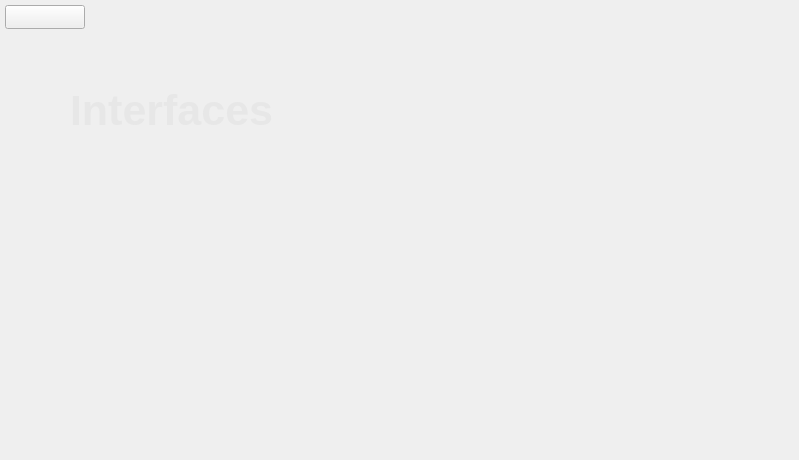
    <widget class="QWidget" name="Interfaces">
     <widget class="QPushButton" name="Interfaces_Home_Btn">
      <property name="geometry">
       <rect>
        <x>5</x>
        <y>5</y>
        <width>80</width>
        <height>24</height>
       </rect>
      </property>
      <property name="text">
       <string/>
      </property>
     </widget>
     <widget class="QLabel" name="Interfaces_Lbl">
      <property name="geometry">
       <rect>
        <x>70</x>
        <y>80</y>
        <width>261</width>
        <height>61</height>
       </rect>
      </property>
      <property name="palette">
       <palette>
        <active>
         <colorrole role="WindowText">
          <brush brushstyle="SolidPattern">
           <color alpha="255">
            <red>255</red>
            <green>255</green>
            <blue>255</blue>
           </color>
          </brush>
         </colorrole>
         <colorrole role="Button">
          <brush brushstyle="SolidPattern">
           <color alpha="255">
            <red>255</red>
            <green>255</green>
            <blue>255</blue>
           </color>
          </brush>
         </colorrole>
         <colorrole role="Midlight">
          <brush brushstyle="SolidPattern">
           <color alpha="255">
            <red>255</red>
            <green>255</green>
            <blue>255</blue>
           </color>
          </brush>
         </colorrole>
         <colorrole role="Dark">
          <brush brushstyle="SolidPattern">
           <color alpha="255">
            <red>127</red>
            <green>127</green>
            <blue>127</blue>
           </color>
          </brush>
         </colorrole>
         <colorrole role="Mid">
          <brush brushstyle="SolidPattern">
           <color alpha="255">
            <red>170</red>
            <green>170</green>
            <blue>170</blue>
           </color>
          </brush>
         </colorrole>
         <colorrole role="Text">
          <brush brushstyle="SolidPattern">
           <color alpha="255">
            <red>0</red>
            <green>0</green>
            <blue>0</blue>
           </color>
          </brush>
         </colorrole>
         <colorrole role="BrightText">
          <brush brushstyle="SolidPattern">
           <color alpha="255">
            <red>255</red>
            <green>255</green>
            <blue>255</blue>
           </color>
          </brush>
         </colorrole>
         <colorrole role="ButtonText">
          <brush brushstyle="SolidPattern">
           <color alpha="255">
            <red>0</red>
            <green>0</green>
            <blue>0</blue>
           </color>
          </brush>
         </colorrole>
         <colorrole role="Base">
          <brush brushstyle="SolidPattern">
           <color alpha="255">
            <red>255</red>
            <green>255</green>
            <blue>255</blue>
           </color>
          </brush>
         </colorrole>
         <colorrole role="Window">
          <brush brushstyle="SolidPattern">
           <color alpha="255">
            <red>255</red>
            <green>255</green>
            <blue>255</blue>
           </color>
          </brush>
         </colorrole>
         <colorrole role="Shadow">
          <brush brushstyle="SolidPattern">
           <color alpha="255">
            <red>0</red>
            <green>0</green>
            <blue>0</blue>
           </color>
          </brush>
         </colorrole>
         <colorrole role="AlternateBase">
          <brush brushstyle="SolidPattern">
           <color alpha="255">
            <red>255</red>
            <green>255</green>
            <blue>255</blue>
           </color>
          </brush>
         </colorrole>
         <colorrole role="ToolTipBase">
          <brush brushstyle="SolidPattern">
           <color alpha="255">
            <red>255</red>
            <green>255</green>
            <blue>220</blue>
           </color>
          </brush>
         </colorrole>
         <colorrole role="ToolTipText">
          <brush brushstyle="SolidPattern">
           <color alpha="255">
            <red>0</red>
            <green>0</green>
            <blue>0</blue>
           </color>
          </brush>
         </colorrole>
         <colorrole role="PlaceholderText">
          <brush brushstyle="NoBrush">
           <color alpha="128">
            <red>0</red>
            <green>0</green>
            <blue>0</blue>
           </color>
          </brush>
         </colorrole>
        </active>
        <inactive>
         <colorrole role="WindowText">
          <brush brushstyle="SolidPattern">
           <color alpha="255">
            <red>231</red>
            <green>231</green>
            <blue>231</blue>
           </color>
          </brush>
         </colorrole>
         <colorrole role="Button">
          <brush brushstyle="SolidPattern">
           <color alpha="255">
            <red>35</red>
            <green>35</green>
            <blue>35</blue>
           </color>
          </brush>
         </colorrole>
         <colorrole role="Midlight">
          <brush brushstyle="SolidPattern">
           <color alpha="255">
            <red>227</red>
            <green>227</green>
            <blue>227</blue>
           </color>
          </brush>
         </colorrole>
         <colorrole role="Dark">
          <brush brushstyle="SolidPattern">
           <color alpha="255">
            <red>35</red>
            <green>35</green>
            <blue>35</blue>
           </color>
          </brush>
         </colorrole>
         <colorrole role="Mid">
          <brush brushstyle="SolidPattern">
           <color alpha="255">
            <red>160</red>
            <green>160</green>
            <blue>160</blue>
           </color>
          </brush>
         </colorrole>
         <colorrole role="Text">
          <brush brushstyle="SolidPattern">
           <color alpha="255">
            <red>231</red>
            <green>231</green>
            <blue>231</blue>
           </color>
          </brush>
         </colorrole>
         <colorrole role="BrightText">
          <brush brushstyle="SolidPattern">
           <color alpha="255">
            <red>255</red>
            <green>0</green>
            <blue>0</blue>
           </color>
          </brush>
         </colorrole>
         <colorrole role="ButtonText">
          <brush brushstyle="SolidPattern">
           <color alpha="255">
            <red>231</red>
            <green>231</green>
            <blue>231</blue>
           </color>
          </brush>
         </colorrole>
         <colorrole role="Base">
          <brush brushstyle="SolidPattern">
           <color alpha="255">
            <red>51</red>
            <green>51</green>
            <blue>51</blue>
           </color>
          </brush>
         </colorrole>
         <colorrole role="Window">
          <brush brushstyle="SolidPattern">
           <color alpha="255">
            <red>51</red>
            <green>51</green>
            <blue>51</blue>
           </color>
          </brush>
         </colorrole>
         <colorrole role="Shadow">
          <brush brushstyle="SolidPattern">
           <color alpha="255">
            <red>105</red>
            <green>105</green>
            <blue>105</blue>
           </color>
          </brush>
         </colorrole>
         <colorrole role="AlternateBase">
          <brush brushstyle="SolidPattern">
           <color alpha="255">
            <red>81</red>
            <green>81</green>
            <blue>81</blue>
           </color>
          </brush>
         </colorrole>
         <colorrole role="ToolTipBase">
          <brush brushstyle="SolidPattern">
           <color alpha="102">
            <red>0</red>
            <green>0</green>
            <blue>0</blue>
           </color>
          </brush>
         </colorrole>
         <colorrole role="ToolTipText">
          <brush brushstyle="SolidPattern">
           <color alpha="255">
            <red>231</red>
            <green>231</green>
            <blue>231</blue>
           </color>
          </brush>
         </colorrole>
         <colorrole role="PlaceholderText">
          <brush brushstyle="NoBrush">
           <color alpha="128">
            <red>0</red>
            <green>0</green>
            <blue>0</blue>
           </color>
          </brush>
         </colorrole>
        </inactive>
        <disabled>
         <colorrole role="WindowText">
          <brush brushstyle="SolidPattern">
           <color alpha="255">
            <red>127</red>
            <green>127</green>
            <blue>127</blue>
           </color>
          </brush>
         </colorrole>
         <colorrole role="Button">
          <brush brushstyle="SolidPattern">
           <color alpha="255">
            <red>255</red>
            <green>255</green>
            <blue>255</blue>
           </color>
          </brush>
         </colorrole>
         <colorrole role="Midlight">
          <brush brushstyle="SolidPattern">
           <color alpha="255">
            <red>255</red>
            <green>255</green>
            <blue>255</blue>
           </color>
          </brush>
         </colorrole>
         <colorrole role="Dark">
          <brush brushstyle="SolidPattern">
           <color alpha="255">
            <red>127</red>
            <green>127</green>
            <blue>127</blue>
           </color>
          </brush>
         </colorrole>
         <colorrole role="Mid">
          <brush brushstyle="SolidPattern">
           <color alpha="255">
            <red>170</red>
            <green>170</green>
            <blue>170</blue>
           </color>
          </brush>
         </colorrole>
         <colorrole role="Text">
          <brush brushstyle="SolidPattern">
           <color alpha="255">
            <red>127</red>
            <green>127</green>
            <blue>127</blue>
           </color>
          </brush>
         </colorrole>
         <colorrole role="BrightText">
          <brush brushstyle="SolidPattern">
           <color alpha="255">
            <red>255</red>
            <green>255</green>
            <blue>255</blue>
           </color>
          </brush>
         </colorrole>
         <colorrole role="ButtonText">
          <brush brushstyle="SolidPattern">
           <color alpha="255">
            <red>127</red>
            <green>127</green>
            <blue>127</blue>
           </color>
          </brush>
         </colorrole>
         <colorrole role="Base">
          <brush brushstyle="SolidPattern">
           <color alpha="255">
            <red>255</red>
            <green>255</green>
            <blue>255</blue>
           </color>
          </brush>
         </colorrole>
         <colorrole role="Window">
          <brush brushstyle="SolidPattern">
           <color alpha="255">
            <red>255</red>
            <green>255</green>
            <blue>255</blue>
           </color>
          </brush>
         </colorrole>
         <colorrole role="Shadow">
          <brush brushstyle="SolidPattern">
           <color alpha="255">
            <red>0</red>
            <green>0</green>
            <blue>0</blue>
           </color>
          </brush>
         </colorrole>
         <colorrole role="AlternateBase">
          <brush brushstyle="SolidPattern">
           <color alpha="255">
            <red>81</red>
            <green>81</green>
            <blue>81</blue>
           </color>
          </brush>
         </colorrole>
         <colorrole role="ToolTipBase">
          <brush brushstyle="SolidPattern">
           <color alpha="102">
            <red>0</red>
            <green>0</green>
            <blue>0</blue>
           </color>
          </brush>
         </colorrole>
         <colorrole role="ToolTipText">
          <brush brushstyle="SolidPattern">
           <color alpha="255">
            <red>231</red>
            <green>231</green>
            <blue>231</blue>
           </color>
          </brush>
         </colorrole>
         <colorrole role="PlaceholderText">
          <brush brushstyle="NoBrush">
           <color alpha="128">
            <red>0</red>
            <green>0</green>
            <blue>0</blue>
           </color>
          </brush>
         </colorrole>
        </disabled>
       </palette>
      </property>
      <property name="font">
       <font>
        <pointsize>32</pointsize>
        <weight>75</weight>
        <bold>true</bold>
       </font>
      </property>
      <property name="text">
       <string>Interfaces</string>
      </property>
     </widget>
     <widget class="QLabel" name="Interfaces_Table">
      <property name="geometry">
       <rect>
        <x>130</x>
        <y>150</y>
        <width>541</width>
        <height>301</height>
       </rect>
      </property>
      <property name="palette">
       <palette>
        <active>
         <colorrole role="WindowText">
          <brush brushstyle="SolidPattern">
           <color alpha="255">
            <red>255</red>
            <green>255</green>
            <blue>255</blue>
           </color>
          </brush>
         </colorrole>
         <colorrole role="Button">
          <brush brushstyle="SolidPattern">
           <color alpha="255">
            <red>255</red>
            <green>255</green>
            <blue>255</blue>
           </color>
          </brush>
         </colorrole>
         <colorrole role="Midlight">
          <brush brushstyle="SolidPattern">
           <color alpha="255">
            <red>255</red>
            <green>255</green>
            <blue>255</blue>
           </color>
          </brush>
         </colorrole>
         <colorrole role="Dark">
          <brush brushstyle="SolidPattern">
           <color alpha="255">
            <red>127</red>
            <green>127</green>
            <blue>127</blue>
           </color>
          </brush>
         </colorrole>
         <colorrole role="Mid">
          <brush brushstyle="SolidPattern">
           <color alpha="255">
            <red>170</red>
            <green>170</green>
            <blue>170</blue>
           </color>
          </brush>
         </colorrole>
         <colorrole role="Text">
          <brush brushstyle="SolidPattern">
           <color alpha="255">
            <red>0</red>
            <green>0</green>
            <blue>0</blue>
           </color>
          </brush>
         </colorrole>
         <colorrole role="BrightText">
          <brush brushstyle="SolidPattern">
           <color alpha="255">
            <red>255</red>
            <green>255</green>
            <blue>255</blue>
           </color>
          </brush>
         </colorrole>
         <colorrole role="ButtonText">
          <brush brushstyle="SolidPattern">
           <color alpha="255">
            <red>0</red>
            <green>0</green>
            <blue>0</blue>
           </color>
          </brush>
         </colorrole>
         <colorrole role="Base">
          <brush brushstyle="SolidPattern">
           <color alpha="255">
            <red>255</red>
            <green>255</green>
            <blue>255</blue>
           </color>
          </brush>
         </colorrole>
         <colorrole role="Window">
          <brush brushstyle="SolidPattern">
           <color alpha="255">
            <red>255</red>
            <green>255</green>
            <blue>255</blue>
           </color>
          </brush>
         </colorrole>
         <colorrole role="Shadow">
          <brush brushstyle="SolidPattern">
           <color alpha="255">
            <red>0</red>
            <green>0</green>
            <blue>0</blue>
           </color>
          </brush>
         </colorrole>
         <colorrole role="AlternateBase">
          <brush brushstyle="SolidPattern">
           <color alpha="255">
            <red>255</red>
            <green>255</green>
            <blue>255</blue>
           </color>
          </brush>
         </colorrole>
         <colorrole role="ToolTipBase">
          <brush brushstyle="SolidPattern">
           <color alpha="255">
            <red>255</red>
            <green>255</green>
            <blue>220</blue>
           </color>
          </brush>
         </colorrole>
         <colorrole role="ToolTipText">
          <brush brushstyle="SolidPattern">
           <color alpha="255">
            <red>0</red>
            <green>0</green>
            <blue>0</blue>
           </color>
          </brush>
         </colorrole>
         <colorrole role="PlaceholderText">
          <brush brushstyle="NoBrush">
           <color alpha="128">
            <red>0</red>
            <green>0</green>
            <blue>0</blue>
           </color>
          </brush>
         </colorrole>
        </active>
        <inactive>
         <colorrole role="WindowText">
          <brush brushstyle="SolidPattern">
           <color alpha="255">
            <red>231</red>
            <green>231</green>
            <blue>231</blue>
           </color>
          </brush>
         </colorrole>
         <colorrole role="Button">
          <brush brushstyle="SolidPattern">
           <color alpha="255">
            <red>35</red>
            <green>35</green>
            <blue>35</blue>
           </color>
          </brush>
         </colorrole>
         <colorrole role="Midlight">
          <brush brushstyle="SolidPattern">
           <color alpha="255">
            <red>227</red>
            <green>227</green>
            <blue>227</blue>
           </color>
          </brush>
         </colorrole>
         <colorrole role="Dark">
          <brush brushstyle="SolidPattern">
           <color alpha="255">
            <red>35</red>
            <green>35</green>
            <blue>35</blue>
           </color>
          </brush>
         </colorrole>
         <colorrole role="Mid">
          <brush brushstyle="SolidPattern">
           <color alpha="255">
            <red>160</red>
            <green>160</green>
            <blue>160</blue>
           </color>
          </brush>
         </colorrole>
         <colorrole role="Text">
          <brush brushstyle="SolidPattern">
           <color alpha="255">
            <red>231</red>
            <green>231</green>
            <blue>231</blue>
           </color>
          </brush>
         </colorrole>
         <colorrole role="BrightText">
          <brush brushstyle="SolidPattern">
           <color alpha="255">
            <red>255</red>
            <green>0</green>
            <blue>0</blue>
           </color>
          </brush>
         </colorrole>
         <colorrole role="ButtonText">
          <brush brushstyle="SolidPattern">
           <color alpha="255">
            <red>231</red>
            <green>231</green>
            <blue>231</blue>
           </color>
          </brush>
         </colorrole>
         <colorrole role="Base">
          <brush brushstyle="SolidPattern">
           <color alpha="255">
            <red>51</red>
            <green>51</green>
            <blue>51</blue>
           </color>
          </brush>
         </colorrole>
         <colorrole role="Window">
          <brush brushstyle="SolidPattern">
           <color alpha="255">
            <red>51</red>
            <green>51</green>
            <blue>51</blue>
           </color>
          </brush>
         </colorrole>
         <colorrole role="Shadow">
          <brush brushstyle="SolidPattern">
           <color alpha="255">
            <red>105</red>
            <green>105</green>
            <blue>105</blue>
           </color>
          </brush>
         </colorrole>
         <colorrole role="AlternateBase">
          <brush brushstyle="SolidPattern">
           <color alpha="255">
            <red>81</red>
            <green>81</green>
            <blue>81</blue>
           </color>
          </brush>
         </colorrole>
         <colorrole role="ToolTipBase">
          <brush brushstyle="SolidPattern">
           <color alpha="102">
            <red>0</red>
            <green>0</green>
            <blue>0</blue>
           </color>
          </brush>
         </colorrole>
         <colorrole role="ToolTipText">
          <brush brushstyle="SolidPattern">
           <color alpha="255">
            <red>231</red>
            <green>231</green>
            <blue>231</blue>
           </color>
          </brush>
         </colorrole>
         <colorrole role="PlaceholderText">
          <brush brushstyle="NoBrush">
           <color alpha="128">
            <red>0</red>
            <green>0</green>
            <blue>0</blue>
           </color>
          </brush>
         </colorrole>
        </inactive>
        <disabled>
         <colorrole role="WindowText">
          <brush brushstyle="SolidPattern">
           <color alpha="255">
            <red>127</red>
            <green>127</green>
            <blue>127</blue>
           </color>
          </brush>
         </colorrole>
         <colorrole role="Button">
          <brush brushstyle="SolidPattern">
           <color alpha="255">
            <red>255</red>
            <green>255</green>
            <blue>255</blue>
           </color>
          </brush>
         </colorrole>
         <colorrole role="Midlight">
          <brush brushstyle="SolidPattern">
           <color alpha="255">
            <red>255</red>
            <green>255</green>
            <blue>255</blue>
           </color>
          </brush>
         </colorrole>
         <colorrole role="Dark">
          <brush brushstyle="SolidPattern">
           <color alpha="255">
            <red>127</red>
            <green>127</green>
            <blue>127</blue>
           </color>
          </brush>
         </colorrole>
         <colorrole role="Mid">
          <brush brushstyle="SolidPattern">
           <color alpha="255">
            <red>170</red>
            <green>170</green>
            <blue>170</blue>
           </color>
          </brush>
         </colorrole>
         <colorrole role="Text">
          <brush brushstyle="SolidPattern">
           <color alpha="255">
            <red>127</red>
            <green>127</green>
            <blue>127</blue>
           </color>
          </brush>
         </colorrole>
         <colorrole role="BrightText">
          <brush brushstyle="SolidPattern">
           <color alpha="255">
            <red>255</red>
            <green>255</green>
            <blue>255</blue>
           </color>
          </brush>
         </colorrole>
         <colorrole role="ButtonText">
          <brush brushstyle="SolidPattern">
           <color alpha="255">
            <red>127</red>
            <green>127</green>
            <blue>127</blue>
           </color>
          </brush>
         </colorrole>
         <colorrole role="Base">
          <brush brushstyle="SolidPattern">
           <color alpha="255">
            <red>255</red>
            <green>255</green>
            <blue>255</blue>
           </color>
          </brush>
         </colorrole>
         <colorrole role="Window">
          <brush brushstyle="SolidPattern">
           <color alpha="255">
            <red>255</red>
            <green>255</green>
            <blue>255</blue>
           </color>
          </brush>
         </colorrole>
         <colorrole role="Shadow">
          <brush brushstyle="SolidPattern">
           <color alpha="255">
            <red>0</red>
            <green>0</green>
            <blue>0</blue>
           </color>
          </brush>
         </colorrole>
         <colorrole role="AlternateBase">
          <brush brushstyle="SolidPattern">
           <color alpha="255">
            <red>81</red>
            <green>81</green>
            <blue>81</blue>
           </color>
          </brush>
         </colorrole>
         <colorrole role="ToolTipBase">
          <brush brushstyle="SolidPattern">
           <color alpha="102">
            <red>0</red>
            <green>0</green>
            <blue>0</blue>
           </color>
          </brush>
         </colorrole>
         <colorrole role="ToolTipText">
          <brush brushstyle="SolidPattern">
           <color alpha="255">
            <red>231</red>
            <green>231</green>
            <blue>231</blue>
           </color>
          </brush>
         </colorrole>
         <colorrole role="PlaceholderText">
          <brush brushstyle="NoBrush">
           <color alpha="128">
            <red>0</red>
            <green>0</green>
            <blue>0</blue>
           </color>
          </brush>
         </colorrole>
        </disabled>
       </palette>
      </property>
      <property name="font">
       <font>
        <pointsize>14</pointsize>
        <weight>50</weight>
        <bold>false</bold>
       </font>
      </property>
      <property name="text">
       <string/>
      </property>
      <property name="pixmap">
       <pixmap resource="Resources.qrc">:/Resources/Interfaces.png</pixmap>
      </property>
     </widget>
     <widget class="QLabel" name="Interfaces_EC_Logo">
      <property name="geometry">
       <rect>
        <x>550</x>
        <y>10</y>
        <width>240</width>
        <height>66</height>
       </rect>
      </property>
      <property name="text">
       <string/>
      </property>
      <property name="pixmap">
       <pixmap resource="Resources.qrc">:/Resources/EnovationLogo.png</pixmap>
      </property>
      <property name="scaledContents">
       <bool>true</bool>
      </property>
     </widget>
    </widget>
